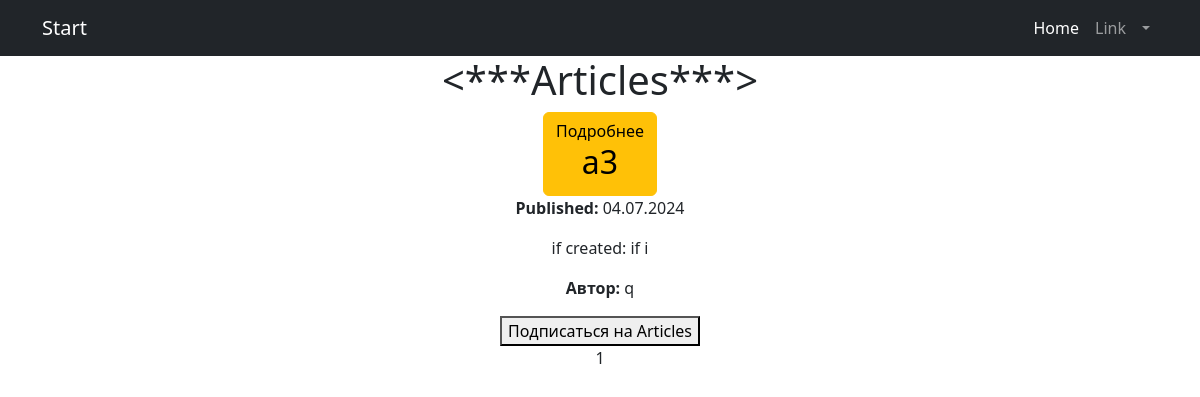
Screenshot of /articles/ (signed in) with the database file from the repository.
### news/models.py (models this page shows, shortened)
class Post(models.Model):
    author = models.ForeignKey('Author', on_delete=models.CASCADE)
    POST_TYPES = (
        ('article', 'Article'),
        ('news', 'News'),    )
    post_type = models.CharField(max_length=10, choices=POST_TYPES)
    created_at = models.DateTimeField(auto_now_add=True)
    categories = models.ManyToManyField('Category', through='PostCategory')
    title = models.CharField(max_length=255)
    content = models.TextField()
    rating = models.IntegerField(default=0)
    authorname = models.CharField(max_length=255,)

class Author(models.Model):
    user = models.OneToOneField(User, on_delete=models.CASCADE)
    rating = models.IntegerField(default=0)
    def __str__(self):
        return self.user.username

### news/views.py (the view)
# urls.py: path('articles/', views.ArticlesListView.as_view(), name='articles_list'),
class ArticlesListView(LoginRequiredMixin, ListView):
    model = Post
    template_name = 'articles_list.html'
    queryset = Post.objects.filter(post_type='article').order_by('-created_at')
    context_object_name = 'posts'
    paginate_by = 10
    def get_context_data(self, **kwargs):
        context = super().get_context_data(**kwargs)
        context['filter'] = PostFilter(self.request.GET, queryset=self.get_queryset())
        return context

### news/templatetags/censor.py (called while the page is built)
@register.filter(name='censor')
def censor(value):
    banned_words = ['badword', 'badword1', 'badword2']
    for word in banned_words:
        if isinstance(word, str):
            value = value.replace(word[1:], '*' * len(word[1:]))
    return value

### my_portal/templates/articles_list.html (shortened to what this page needs)
{% extends 'flatpages/default.html' %}
{% load censor %}
{% block content %}
<h1><***Articles***></h1>
{% for post in posts %}
<a href="{% url 'articles_full_detail' id=post.id %}" class="btn btn-warning">Подробнее
    <h2>{{ post.title|censor }}</h2>
</a>
<p><strong>Published:</strong> {{ post.created_at|date:"d.m.Y" }}</p>
<p>{{ post.content|slice:":21"|censor }}</p>
<p><strong>Автор:</strong> {{ post.author }}</p>
{% endfor %}
<form method="post" action="{% url 'subscribe_articles' %}">
    <button type="submit">Подписаться на Articles</button>
</form>
{{ page_obj.number }}
{% endblock content %}

### rows the page displays
Post: title|censor "a3", created_at "04.07.2024", content|censor "if created: if i", author "q"

### other values shown
{{ page_obj.number }} "1"
